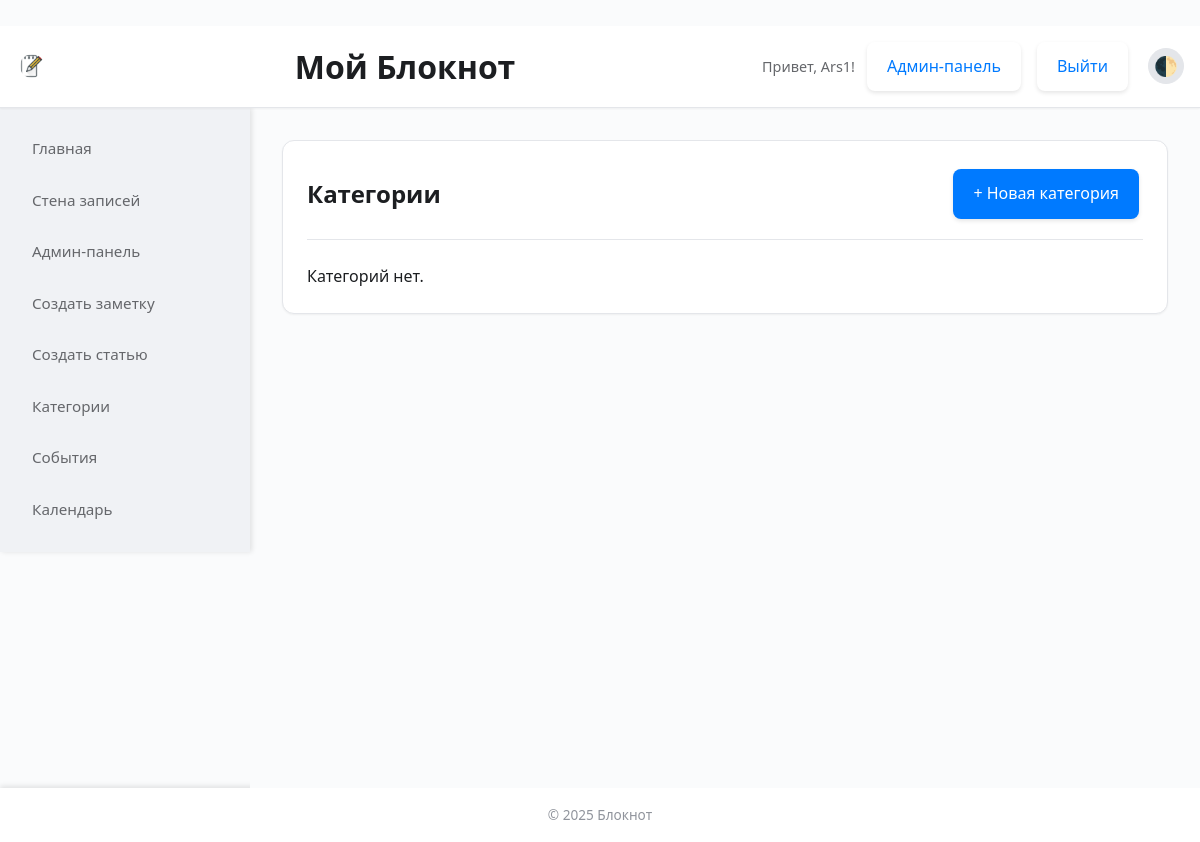
The app's page /categories (signed in), older data.
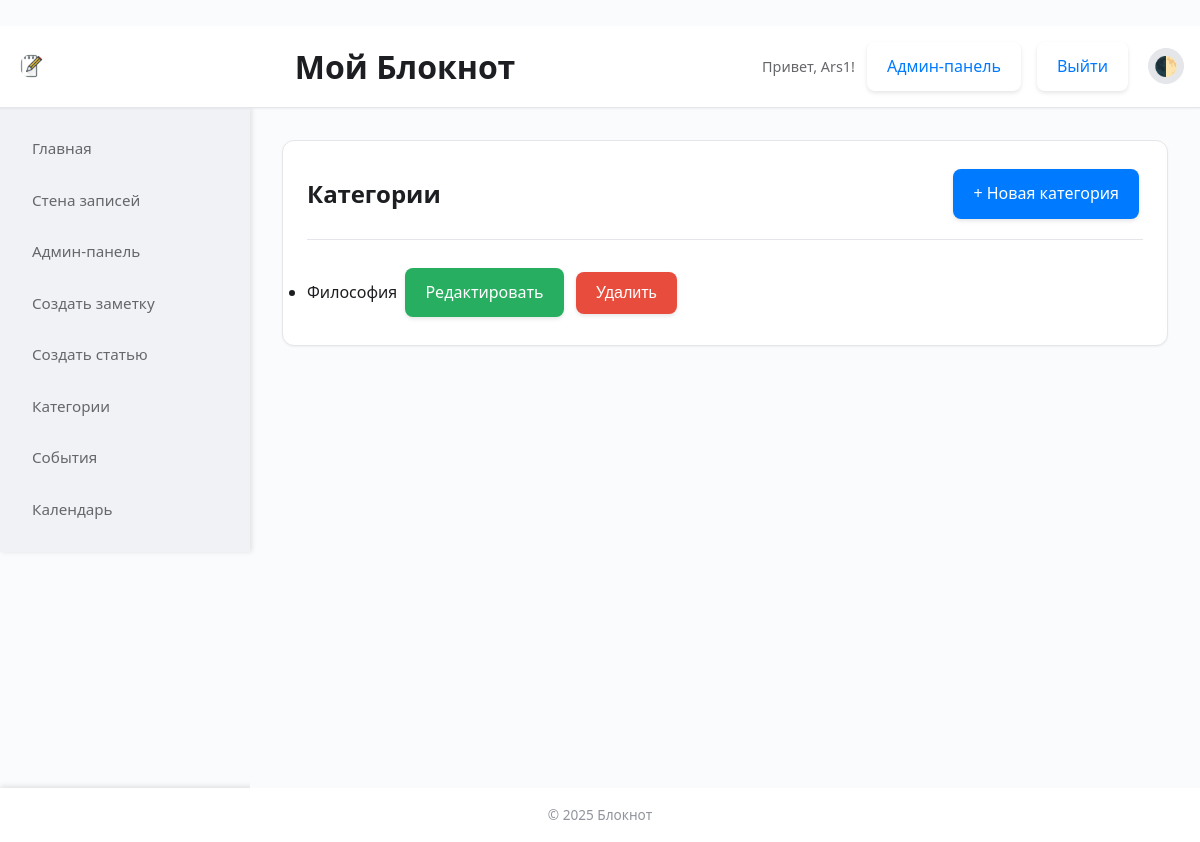
The same page, newer data.
### models.py (models this page shows, shortened)
class Category(db.Model):
    id = db.Column(db.Integer, primary_key=True)
    name = db.Column(db.String(100), unique=True, nullable=False)
    notes = db.relationship('Note', secondary='note_categories', lazy='subquery', backref=db.backref('categories', lazy=True))

### app.py (the view)
@app.route('/categories')
@login_required
def list_categories():
    if not current_user.is_admin:
        flash('Доступ запрещён.')
        return redirect(url_for('index'))
    categories = Category.query.all()
    return render_template('categories.html', categories=categories)

### app.py (called while the page is built)
@login_manager.user_loader
def load_user(user_id):
    return User.query.get(int(user_id))

### templates/categories.html (shortened to what this page needs)
{% extends "base.html" %}
{% block sidebar %}
    {% include 'sidebar.html' %}
{% endblock %}
{% block content %}
<div class="content-card">
    <div class="card-header">
        <h2>Категории</h2>
        <a href="{{ url_for('create_category') }}" class="btn btn-primary">+ Новая категория</a>
    </div>
    {% if categories %}
        <ul>
        {% for cat in categories %}
            <li>
                {{ cat.name }}
                <a href="{{ url_for('edit_category', id=cat.id) }}" class="btn btn-edit">Редактировать</a>
                <form action="{{ url_for('delete_category', id=cat.id) }}" method="POST" style="display:inline;">
                    <button type="submit" class="btn btn-delete" onclick="return confirm('Удалить категорию?')">Удалить</button>
                </form>
            </li>
        {% endfor %}
        </ul>
    {% else %}
        <p>Категорий нет.</p>
    {% endif %}
</div>
{% endblock %}

Row changes from the older to the newer data that the page shows:
added Category: name "Философия"
Text that changed along with them:
text no longer shown: "Категорий нет."
